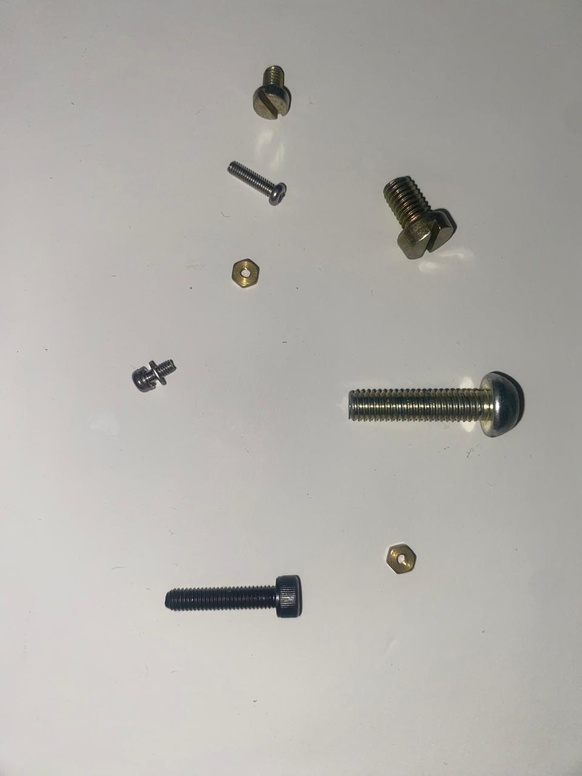
#> input picture src/images/com_flash_perto.jpeg, 582 x 776 px, shrunk from 960 x 1280 before the run, found by its file name
$ python binarizacao.py
#> lines starting #> are read from the running program, lines starting #| are printed output that depends on the picture; after the words box and inside, x2 and y2 are one past the last pixel; in counts of white or black regions, pixels touching at a corner belong together
import cv2
import numpy as np

def geraImagemBinarizadaThresholdAdapatado(path):
    imagem = cv2.imread(path)
    imagemCinza = cv2.cvtColor(imagem, cv2.COLOR_BGR2GRAY)
    borrada = cv2.GaussianBlur(imagemCinza, (5, 5), 0)
    thresh = cv2.adaptiveThreshold(borrada, 255,
                                   cv2.ADAPTIVE_THRESH_MEAN_C,
                                   cv2.THRESH_BINARY_INV, 11, 2)

    cv2.imshow("Imagem Binarizada", thresh)
    threshGaussiana = cv2.adaptiveThreshold(imagemCinza, 255,
                                              cv2.ADAPTIVE_THRESH_GAUSSIAN_C,
                                              cv2.THRESH_BINARY_INV, 11, 2)
    cv2.imshow("Imagem Binarizada Gaussiana", threshGaussiana)
    cv2.waitKey(0)
    cv2.destroyAllWindows()

path1 = r"C:\Users\prmorais\Documents\GitHub\Pick-and-Place\src\images\com_flash_longe.jpeg"
path2 = r"C:\Users\prmorais\Documents\GitHub\Pick-and-Place\src\images\sem_flash_longe.jpeg"
path3 = r"C:\Users\prmorais\Documents\GitHub\Pick-and-Place\src\images\com_flash_perto.jpeg"

def geraImagemBinarizadaThreshold(path):
    imagem = cv2.imread(path)
#> imagem is the input picture: shape (776, 582, 3); mean B, G, R 170.2, 174.9, 177.2
    imagemCinza = cv2.cvtColor(imagem, cv2.COLOR_BGR2GRAY)
    borrada = cv2.GaussianBlur(imagemCinza, (5, 5), 0)
    _, threshGlobal = cv2.threshold(borrada, 100, 255, cv2.THRESH_BINARY)
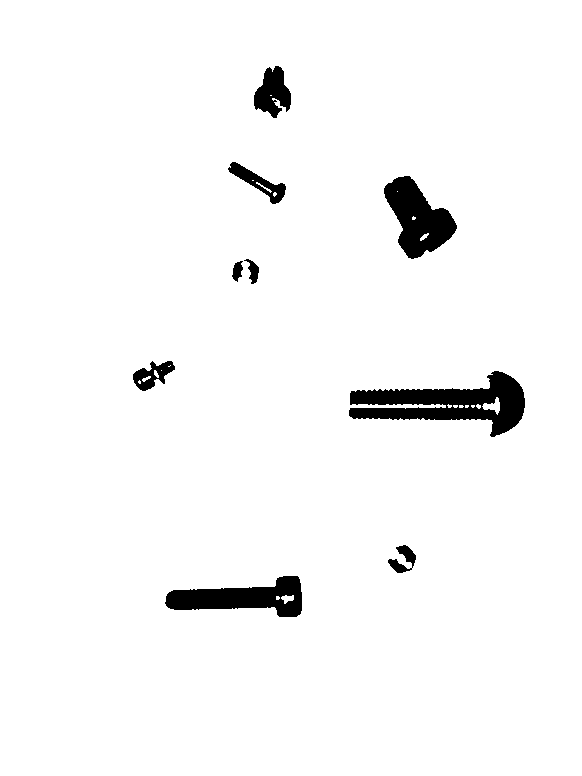
#> threshGlobal: shape (776, 582); 96.7% white; 9 black regions, largest, box (x1, y1, x2, y2) and area: (349, 371, 525, 437) 5384, (384, 176, 457, 259) 3288, (165, 576, 302, 617) 3120
    contornos, _ = cv2.findContours(threshGlobal, cv2.RETR_EXTERNAL, cv2.CHAIN_APPROX_SIMPLE)
#> contornos = [[[0, 0], [0, 775], [581, 775], [581, 0]]]
    for c in contornos:
        perimetro = cv2.arcLength(c, True)
        if perimetro > 100:
            cv2.drawContours(imagem, [c], -1, (0, 255, 0), 2)
#> this loop made 1 pass
#> (c, perimetro) on pass 1: ([[0, 0], [0, 775], [581, 775], [581, 0]], 2712)
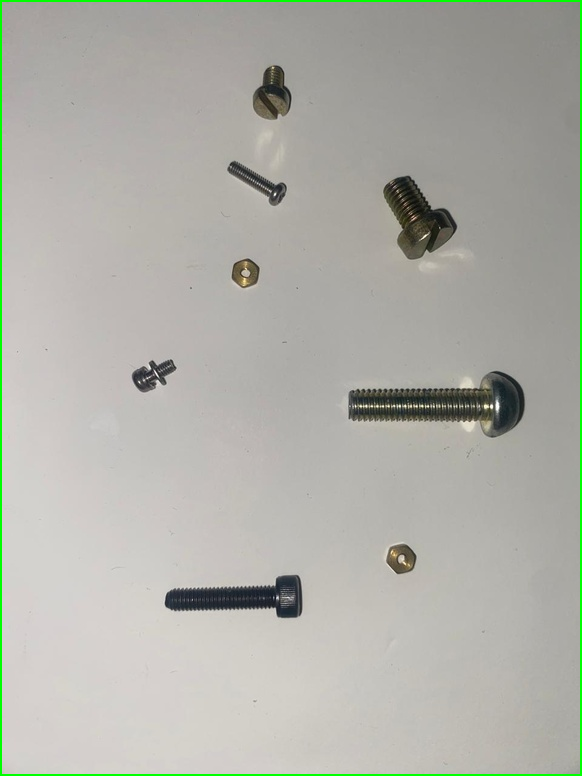
#> imagem: shape (776, 582, 3); 1.2% of pixels changed, all inside (x1, y1, x2, y2) = (0, 0, 582, 776)
    cv2.imshow('Contornos com Threshold Global', imagem)
    _, threshInvertida = cv2.threshold(borrada, 85, 255, cv2.THRESH_BINARY_INV)
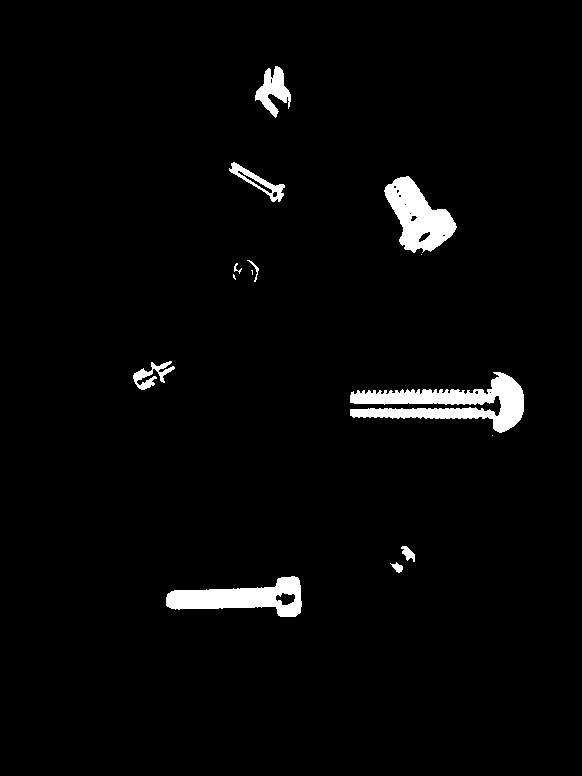
#> threshInvertida: shape (776, 582); 2.8% white; 14 white regions (4 under 20 px), largest, box (x1, y1, x2, y2) and area: (350, 372, 524, 433) 4641, (384, 176, 457, 253) 2978, (166, 576, 302, 617) 2921
    cv2.imshow("Limiarizacao Binaria Invertida", threshInvertida)

    cv2.waitKey(0)
    cv2.destroyAllWindows()

def filtroDeCanny(path):
    imagem = cv2.imread(path)
    imagemCinza = cv2.cvtColor(imagem, cv2.COLOR_BGR2GRAY)
    borrada = cv2.GaussianBlur(imagemCinza, (5, 5), 0)
    edges = cv2.Canny(borrada, 50, 150)
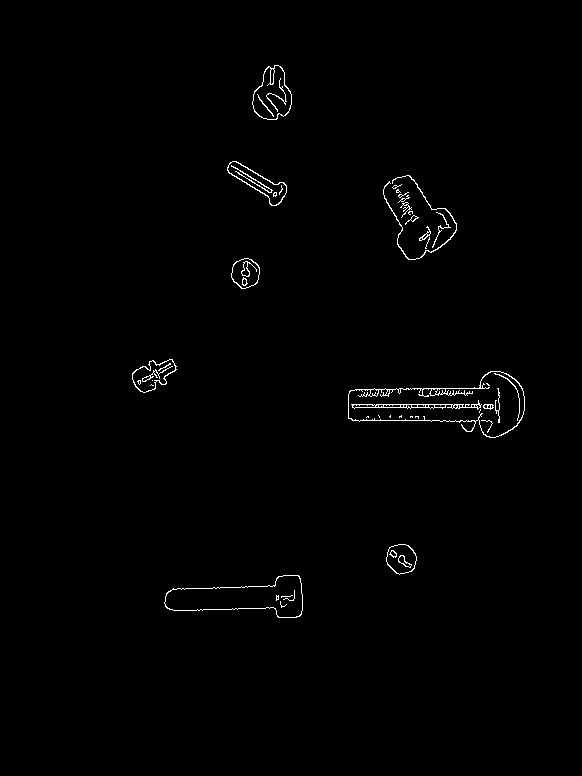
#> edges: shape (776, 582); 0.81% white in thin lines or dots, all inside (x1, y1, x2, y2) = (132, 65, 525, 618)
    cv2.imshow("Filtro de Canny", edges)
    cv2.waitKey(0)
    cv2.destroyAllWindows()

def erosao(path):
    imagem = cv2.imread(path)
    imagemCinza = cv2.cvtColor(imagem, cv2.COLOR_BGR2GRAY)
    kernel = np.ones((2, 2), np.uint8)
    borrada = cv2.GaussianBlur(imagemCinza, (3, 3), 0)
    imagemErodida = cv2.erode(borrada, kernel, iterations=2)
    _, threshInvertida = cv2.threshold(imagemErodida, 110, 255, cv2.THRESH_BINARY_INV)
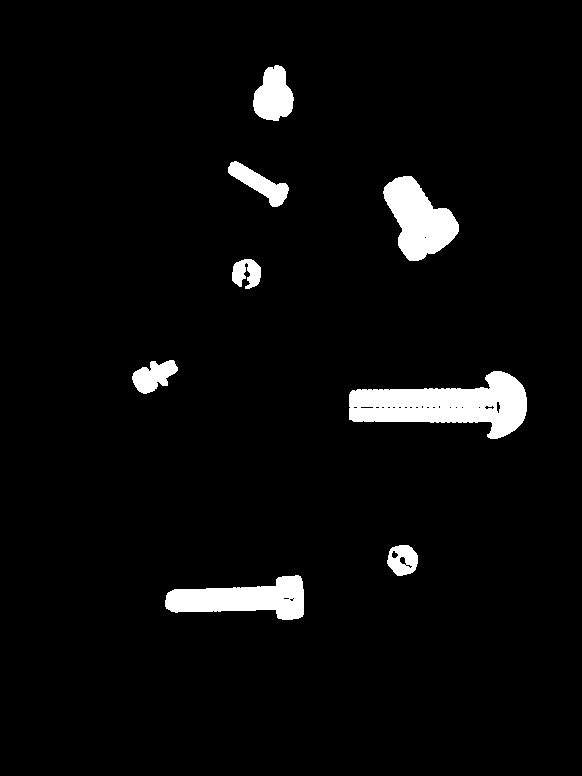
#> threshInvertida: shape (776, 582); 4.2% white; 8 white regions, largest, box (x1, y1, x2, y2) and area: (349, 371, 527, 439) 6702, (383, 176, 459, 261) 3752, (165, 575, 304, 620) 3722
    cv2.imshow("Limiarizacao Binaria Invertida + erosao", threshInvertida)
    cv2.waitKey(0)
    cv2.destroyAllWindows()

geraImagemBinarizadaThreshold(path3)
filtroDeCanny(path3)
erosao(path3)
